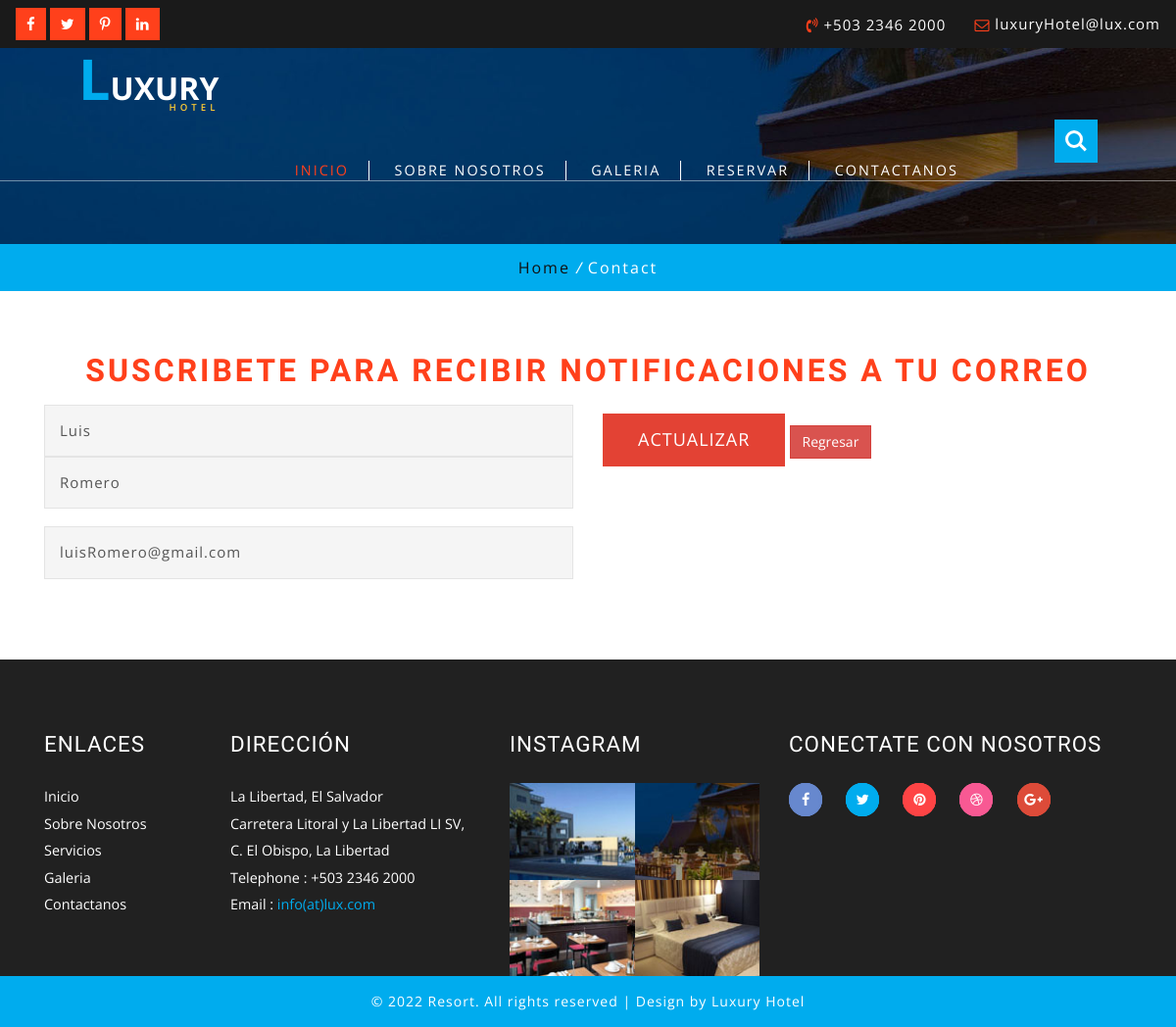
Before: /hotel/editsuscriptor/2 with the older database file.
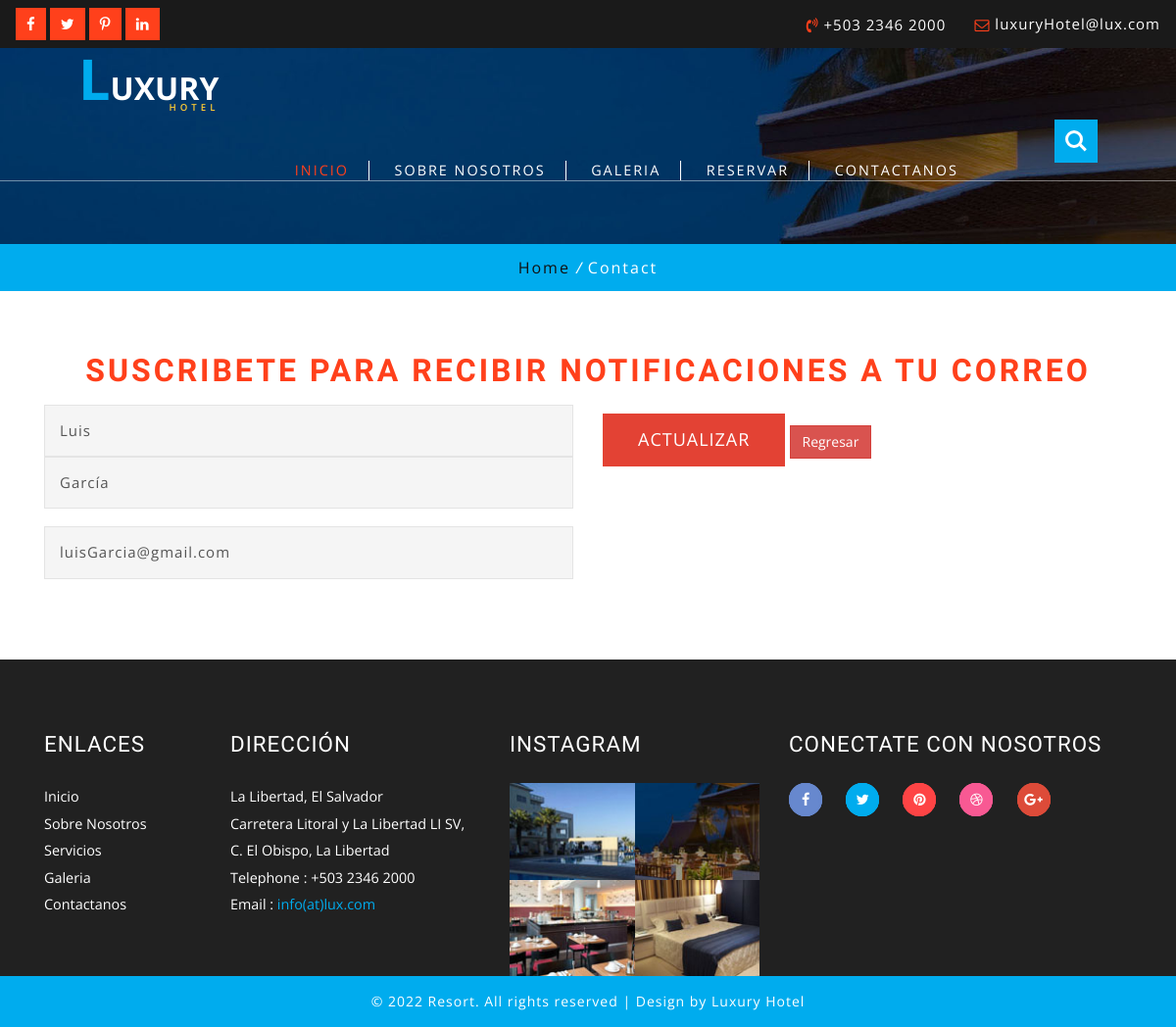
After: the same page with the newer database file.
### Hotel_app/models.py (models this page shows, shortened)
class tblsuscripciones(models.Model):##
    nombre = models.CharField(max_length=200)
    apellido = models.CharField(max_length=200)
    email = models.EmailField(max_length=254, null= True)

### Hotel_app/views.py (the view)
# urls.py: path('editsuscriptor/<id>', editsuscriptor),
def editsuscriptor(request,id):
    suscripcion=tblsuscripciones.objects.get(id=id)
    return render(request,'editsuscripcion.html', {"suscripcion":suscripcion})

### Hotel_app/Templates/editsuscripcion.html (shortened to what this page needs)
{%load static%}
<!DOCTYPE html>
<html>
<head>
<link href="{%static 'lib/web/css/bootstrap.css'%}" rel="stylesheet" type="text/css" media="all" />
<link rel="stylesheet" href="{%static 'lib/web/css/flexslider.css'%}" type="text/css" media="screen" property="" />
<link rel="stylesheet" type="text/css" href="{%static 'lib/web/css/zoomslider.css'%}" />
<link rel="stylesheet" type="text/css" href="{%static 'lib/web/css/style.css'%}" />
<link href="{%static 'lib/web/css/font-awesome.css'%}" rel="stylesheet">
</head>
<body>
  <div class="w3layouts-top-strip">
			<div class="top-srip-agileinfo">
				<div class="w3ls-social-icons text-left">
					<a class="facebook" href="#"><i class="fa fa-facebook"></i></a>
					<a class="twitter" href="#"><i class="fa fa-twitter"></i></a>
					<a class="pinterest" href="#"><i class="fa fa-pinterest-p"></i></a>
					<a class="linkedin" href="#"><i class="fa fa-linkedin"></i></a>
				</div>
				<div class="agileits-contact-info text-right">
					<ul>
						<li><i class="fa fa-volume-control-phone" aria-hidden="true"></i> +503 2346 2000</li>
						<li><i class="fa fa-envelope-o" aria-hidden="true"></i> <a href="mailto:luxuryHotel@lux.com">luxuryHotel@lux.com</a></li>
					</ul>
				</div>
				<div class="clearfix"></div>
			</div>
		</div>
	<div id="demo-1" class="banner-inner">
        {%include 'header.html'%}
		</div>
		 </div>
	<div class="w3_breadcrumb">
	<div class="breadcrumb-inner">
			<ul>
				<li><a href="http://127.0.0.1:8000/hotel/index/">Home</a> <i>/</i></li>
				<li>Contact</li>
			</ul>
		</div>
	</div>
				  <div class="w3_content_agilleinfo_inner">
					    <div class="container">
							<div class="inner-agile-w3l-part-head">
					           <h2 class="w3l-inner-h-title">Suscribete para recibir notificaciones a tu correo</h2>
							</div>
									<div class="w3_mail_grids">
										<form action="/hotel/guardarsuscriptor/{{suscripcion.id}}" method="post"> {% csrf_token %}
											<div class="col-md-6 w3_agile_mail_grid">
													<input type="text" name="inputnombre" id="inputnombre" value="{{suscripcion.nombre}}" placeholder="Tu Nombre"  required="">
													<input type="text" name="inputapellido" id="inputapellido" value="{{suscripcion.apellido}}" placeholder="Tu Apellido" required="">
													<input type="email" name="inputemail" id="inputemail" value="{{suscripcion.email}}" placeholder="Tu Email" required="">
											</div>
											<div class="col-md-6 w3_agile_mail_grid">
												<input type="submit" value="Actualizar">
                                                <a href="/hotel/suscripcion/" class="btn btn-danger">Regresar</a>
											</div>
											<div class="clearfix"> </div>
										</form>
							</div>
					   </div>
				  </div>
	{%include 'footer.html'%}
</body>
</html>

Changed rows visible on the page:
changed tblsuscripciones "Luis": inputapellido "Romero" → "García"; inputemail "luisRomero@gmail.com" → "luisGarcia@gmail.com"
